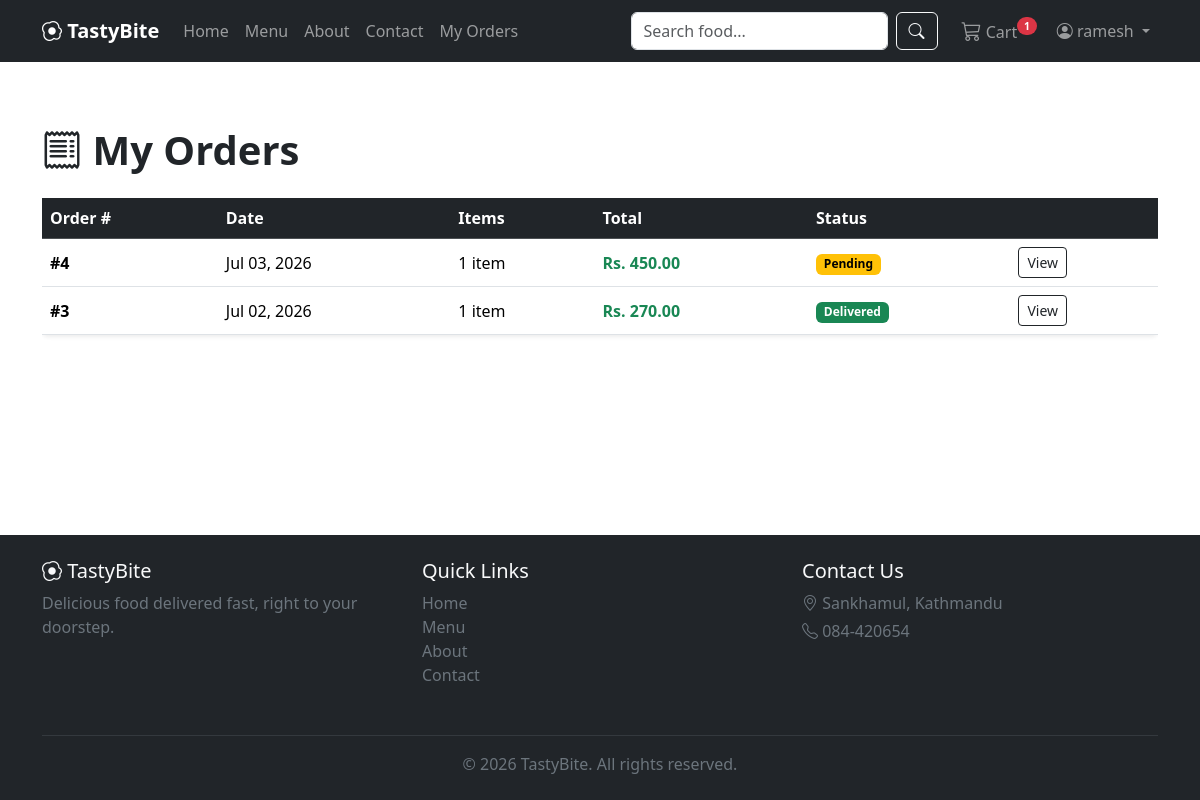
Screenshot of /orders/history/ (signed in) with the database file from the repository.
### orders/models.py (models this page shows, shortened)
class Order(models.Model):
    STATUS_CHOICES = [
        ('pending', 'Pending'),
        ('preparing', 'Preparing'),
        ('ready', 'Ready'),
        ('delivered', 'Delivered'),
    ]
    PAYMENT_METHOD_CHOICES = [
        ('cod', 'Cash on Delivery'),
        ('esewa', 'eSewa'),
    ]
    user = models.ForeignKey(User, on_delete=models.CASCADE, related_name='orders')
    status = models.CharField(max_length=20, choices=STATUS_CHOICES, default='pending')
    payment_method = models.CharField(max_length=20, choices=PAYMENT_METHOD_CHOICES, default='cod')
    is_paid = models.BooleanField(
        default=False,
        help_text="For eSewa orders: check this box once you've confirmed the payment in your eSewa app."
    )
    full_name = models.CharField(max_length=150)
    phone_number = models.CharField(max_length=20)
    delivery_address = models.TextField()
    subtotal = models.DecimalField(max_digits=10, decimal_places=2)
    delivery_fee = models.DecimalField(max_digits=8, decimal_places=2, default=DELIVERY_FEE)
    total_price = models.DecimalField(max_digits=10, decimal_places=2)
    created_at = models.DateTimeField(auto_now_add=True)
    updated_at = models.DateTimeField(auto_now=True)
    class Meta:
        ordering = ['-created_at']

### orders/views.py (the view)
# urls.py: path('history/', views.order_history, name='order_history'),
@login_required
def order_history(request):
    orders = Order.objects.filter(user=request.user).prefetch_related('items')
    return render(request, 'orders/order_history.html', {'orders': orders})

### cart/context_processors.py (called while the page is built)
def cart_item_count(request):
    if request.user.is_authenticated:
        cart = Cart.objects.filter(user=request.user).first()
        if cart:
            return {'cart_item_count': cart.total_items}
    return {'cart_item_count': 0}

### cart/models.py (called while the page is built)
    @property
    def total_items(self):
        return sum(item.quantity for item in self.items.all())

### orders/templates/orders/order_history.html (shortened to what this page needs)
{% extends 'base.html' %}
{% load static %}
{% block content %}
<div class="container my-5">
    <h1 class="fw-bold mb-4">
        <i class="bi bi-receipt"></i> My Orders
    </h1>
    {% if orders %}
    <div class="table-responsive">
        <table class="table table-hover align-middle bg-white shadow-sm rounded">
            <thead class="table-dark">
                <tr>
                    <th>Order #</th>
                    <th>Date</th>
                    <th>Items</th>
                    <th>Total</th>
                    <th>Status</th>
                    <th></th>
                </tr>
            </thead>
            <tbody>
                {% for order in orders %}
                <tr>
                    <td class="fw-semibold">#{{ order.id }}</td>
                    <td>{{ order.created_at|date:"M d, Y" }}</td>
                    <td>{{ order.items.count }} item{{ order.items.count|pluralize }}</td>
                    <td class="fw-semibold text-success">Rs. {{ order.total_price }}</td>
                    <td>
                        <span class="badge badge-{{ order.status }}">
                            {{ order.get_status_display }}
                        </span>
                    </td>
                    <td>
                        <a href="{% url 'order_detail' order.id %}" class="btn btn-sm btn-outline-dark">
                            View
                        </a>
                    </td>
                </tr>
                {% endfor %}
            </tbody>
        </table>
    </div>
    {% endif %}
</div>
{% endblock %}

### templates/base.html (shortened to what this page needs)
{% load static %}
<!DOCTYPE html>
<html lang="en">
<head>
    <link href="https://cdn.jsdelivr.net/npm/bootstrap@5.3.3/dist/css/bootstrap.min.css" rel="stylesheet">
    <link rel="stylesheet" href="https://cdn.jsdelivr.net/npm/bootstrap-icons@1.11.3/font/bootstrap-icons.css">
    <link rel="stylesheet" href="{% static 'css/style.css' %}">
</head>
<body>
    <nav class="navbar navbar-expand-lg navbar-dark bg-dark sticky-top">
        <div class="container">
            <a class="navbar-brand fw-bold" href="{% url 'home' %}">
                <i class="bi bi-egg-fried"></i> TastyBite
            </a>
            <div class="collapse navbar-collapse" id="navbarNav">
                <ul class="navbar-nav me-auto mb-2 mb-lg-0">
                    <li class="nav-item">
                        <a class="nav-link" href="{% url 'home' %}">Home</a>
                    </li>
                    <li class="nav-item">
                        <a class="nav-link" href="{% url 'menu_list' %}">Menu</a>
                    </li>
                    <li class="nav-item">
                        <a class="nav-link" href="{% url 'about' %}">About</a>
                    </li>
                    <li class="nav-item">
                        <a class="nav-link" href="{% url 'contact' %}">Contact</a>
                    </li>
                    {% if user.is_authenticated %}
                    <li class="nav-item">
                        <a class="nav-link" href="{% url 'order_history' %}">My Orders</a>
                    </li>
                    {% endif %}
                </ul>
                <form class="d-flex me-3" role="search" method="GET" action="{% url 'menu_list' %}">
                    <input class="form-control me-2" type="search" name="q" placeholder="Search food..."
                           value="{{ request.GET.q|default_if_none:'' }}">
                    <button class="btn btn-outline-light" type="submit">
                        <i class="bi bi-search"></i>
                    </button>
                </form>
                <ul class="navbar-nav align-items-lg-center">
                    <li class="nav-item">
                        <a class="nav-link position-relative" href="{% url 'cart_detail' %}">
                            <i class="bi bi-cart3 fs-5"></i> Cart
                            {% if cart_item_count > 0 %}
                            <span class="badge rounded-pill bg-danger">
                                {{ cart_item_count }}
                            </span>
                            {% endif %}
                        </a>
                    </li>
                    {% if user.is_authenticated %}
                    <li class="nav-item dropdown">
                        <a class="nav-link dropdown-toggle" href="#" role="button" data-bs-toggle="dropdown">
                            <i class="bi bi-person-circle"></i> {{ user.username }}
                        </a>
                    </li>
                    {% endif %}
                </ul>
            </div>
        </div>
    </nav>
    <main class="flex-fill">
        {% block content %}
        {% endblock %}
    </main>
    <footer class="bg-dark text-light mt-5 py-4">
        <div class="container">
            <div class="row">
                <div class="col-md-4 mb-3">
                    <h5><i class="bi bi-egg-fried"></i> TastyBite</h5>
                    <p class="text-secondary">Delicious food delivered fast, right to your doorstep.</p>
                </div>
                <div class="col-md-4 mb-3">
                    <h5>Quick Links</h5>
                    <ul class="list-unstyled">
                        <li><a href="{% url 'home' %}" class="text-secondary text-decoration-none">Home</a></li>
                        <li><a href="{% url 'menu_list' %}" class="text-secondary text-decoration-none">Menu</a></li>
                        <li><a href="{% url 'about' %}" class="text-secondary text-decoration-none">About</a></li>
                        <li><a href="{% url 'contact' %}" class="text-secondary text-decoration-none">Contact</a></li>
                    </ul>
                </div>
               <div class="col-md-4 mb-3">
                    <h5>Contact Us</h5>
                    <p class="text-secondary mb-1"><i class="bi bi-geo-alt"></i> Sankhamul, Kathmandu</p>
                    <p class="text-secondary mb-1"><i class="bi bi-telephone"></i> 084-420654</p>
                </div>
            </div>
            <hr class="text-secondary">
            <p class="text-center text-secondary mb-0">&copy; {% now "Y" %} TastyBite. All rights reserved.</p>
        </div>
    </footer>
</body>
</html>

### static/css/style.css (style rules this page uses)
html { height: 100%; }
body { display: flex; flex-direction: column; min-height: 100vh; }
main { flex: 1 0 auto; }
footer { flex-shrink: 0; }
.navbar .badge { position: relative; top: -8px; left: -4px; font-size: 0.65rem; }
.badge-pending { background-color: #ffc107; color: #000; }
.badge-delivered { background-color: #198754; color: #fff; }

### rows the page displays
Order: id "4", created_at "Jul 03, 2026", items.count "1", total_price "450.00", status "Pending"
Order: id "3", created_at "Jul 02, 2026", items.count "1", total_price "270.00", status "Delivered"

### other values shown
{{ cart_item_count }} "1"
{{ user.username }} "ramesh"
